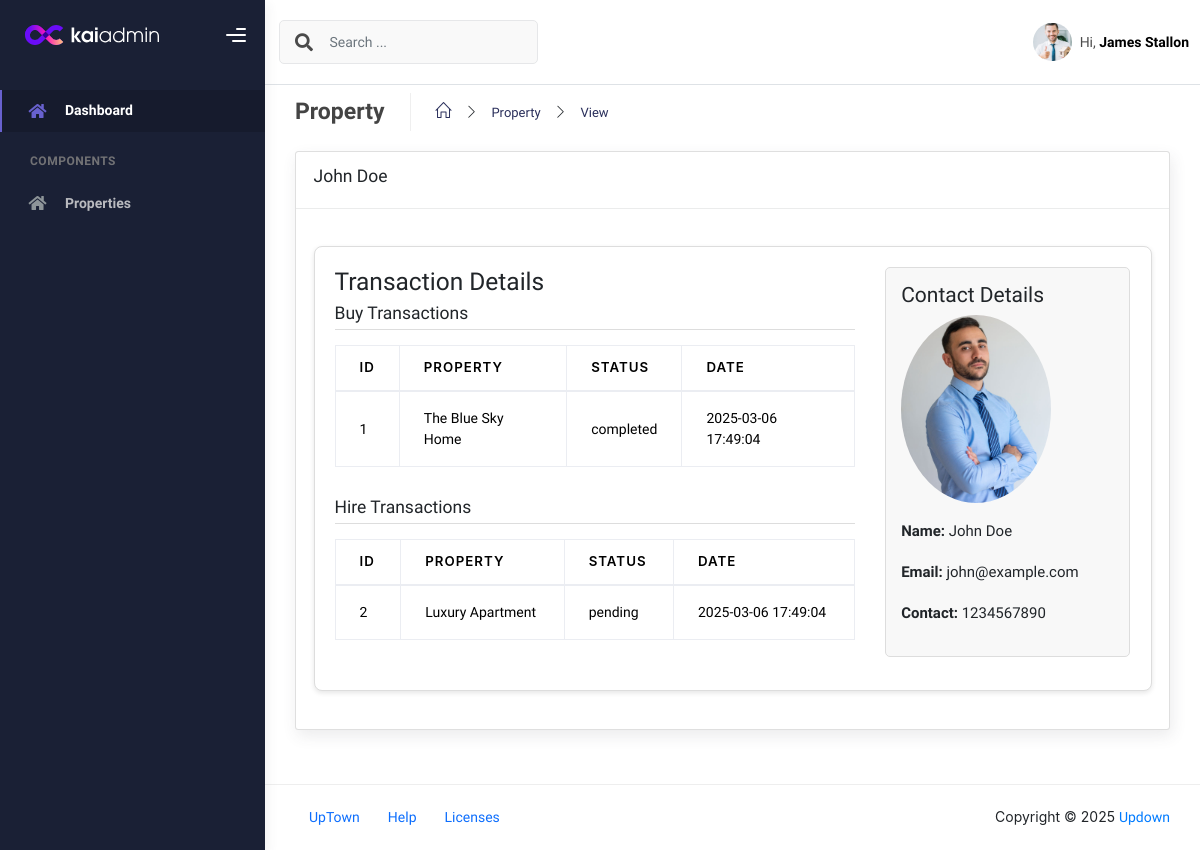
The page /dashboard/view-customer.php?id=2 (signed in) on the database its author committed.
### tables this page shows
CREATE TABLE users (
    id INT AUTO_INCREMENT PRIMARY KEY,
    username VARCHAR(100) NOT NULL,
    name VARCHAR(100) NOT NULL,
    email VARCHAR(100) UNIQUE NOT NULL,
    password_hash VARCHAR(255) NOT NULL,
    role ENUM('end-user', 'agent', 'admin') NOT NULL,
    profile_pic VARCHAR(255) NULL,
    contact VARCHAR(15) ,
    created_at TIMESTAMP DEFAULT CURRENT_TIMESTAMP
);

CREATE TABLE transactions (
    id INT AUTO_INCREMENT PRIMARY KEY,
    user_id INT NOT NULL,
    property_id INT NOT NULL,
    transaction_type ENUM('hire', 'buy', 'sell') NOT NULL,
    status ENUM('pending', 'completed', 'cancelled') DEFAULT 'pending',
    created_at TIMESTAMP DEFAULT CURRENT_TIMESTAMP,
    FOREIGN KEY (user_id) REFERENCES users(id) ON DELETE CASCADE,
    FOREIGN KEY (property_id) REFERENCES properties(id) ON DELETE CASCADE
);

CREATE TABLE properties (
    id INT AUTO_INCREMENT PRIMARY KEY,
    category_id INT,                       
    title VARCHAR(255) NOT NULL,           
    description TEXT,                      
    location VARCHAR(255) NOT NULL,         
    rent_price DECIMAL(10,2) NOT NULL,       
    old_price DECIMAL(10,2),                 
    bedrooms INT,                          
    bathrooms INT,                         
    area INT,                              
    image_url VARCHAR(255),                
    agent_id INT,                          
    status ENUM('available', 'sold', 'rented') DEFAULT 'available',
    created_at TIMESTAMP DEFAULT CURRENT_TIMESTAMP,
    FOREIGN KEY (category_id) REFERENCES property_categories(id) ON DELETE SET NULL,
    FOREIGN KEY (agent_id) REFERENCES users(id) ON DELETE SET NULL
);

### dashboard/view-customer.php (the view, shortened to what this page needs)
<?php
require_once "components/header.php";
$customerId = isset($_GET['id']) ? intval($_GET['id']) : 0;
$stmt = $conn->prepare("SELECT * FROM users WHERE id = :id AND role = 'end-user'");
$stmt->bindParam(':id', $customerId, PDO::PARAM_INT);
$stmt->execute();
$customer = $stmt->fetch(PDO::FETCH_ASSOC);
$stmtTx = $conn->prepare("
    SELECT t.*, p.title AS property_title
    FROM transactions t
    LEFT JOIN properties p ON t.property_id = p.id
    WHERE t.user_id = :customerId
    ORDER BY t.created_at DESC
");
$stmtTx->bindParam(':customerId', $customerId, PDO::PARAM_INT);
$stmtTx->execute();
$transactions = $stmtTx->fetchAll(PDO::FETCH_ASSOC);
$groupedTransactions = [];
foreach ($transactions as $tx) {
    $type = strtolower($tx['transaction_type']);
    $groupedTransactions[$type][] = $tx;
}
?>
<link rel="stylesheet" href="https://cdnjs.cloudflare.com/ajax/libs/font-awesome/5.15.4/css/all.min.css">
<link rel="stylesheet" href="https://stackpath.bootstrapcdn.com/bootstrap/4.5.2/css/bootstrap.min.css">
<div class="col-md-12">
    <div class="card">
        <div class="card-header">
            <h5 class="fw-mediumbold"><?php echo htmlspecialchars($customer['name']); ?></h5>
        </div>
        <div class="card-body">
            <div class="container customer-details">
                <div class="row">
                    <div class="col-md-8">
                        <h3>Transaction Details</h3>
                        <?php if (!empty($groupedTransactions)): ?>
                            <?php foreach ($groupedTransactions as $type => $txs): ?>
                                <div class="transaction-group">
                                    <h5><?php echo ucfirst($type); ?> Transactions</h5>
                                    <table class="table table-bordered">
                                        <thead>
                                            <tr>
                                                <th>ID</th>
                                                <th>Property</th>
                                                <th>Status</th>
                                                <th>Date</th>
                                            </tr>
                                        </thead>
                                        <tbody>
                                            <?php foreach ($txs as $tx): ?>
                                                <tr>
                                                    <td><?php echo htmlspecialchars($tx['id']); ?></td>
                                                    <td><?php echo htmlspecialchars($tx['property_title'] ?? 'N/A'); ?></td>
                                                    <td><?php echo htmlspecialchars($tx['status']); ?></td>
                                                    <td><?php echo htmlspecialchars($tx['created_at']); ?></td>
                                                </tr>
                                            <?php endforeach; ?>
                                        </tbody>
                                    </table>
                                </div>
                            <?php endforeach; ?>
                        <?php else: ?>
                            <p class="mt-4 d-flex justify-content-center">No transactions found for this customer.</p>
                        <?php endif; ?>
                    </div>
                    <div class="col-md-4">
                        <div class="contact-details">
                            <h4>Contact Details</h4>
                            <?php if (!empty($customer['profile_pic'])): ?>
                                <img src="<?php echo htmlspecialchars($customer['profile_pic'] ?? ""); ?>" alt="Profile Picture" class="profile-img img-fluid">
                            <?php else: ?>
                                <img src="assets/img/avatar.png" alt="Default Avatar" class="profile-img img-fluid">
                            <?php endif; ?>
                            <p><strong>Name:</strong> <?php echo htmlspecialchars($customer['name']); ?></p>
                            <p><strong>Email:</strong> <?php echo htmlspecialchars($customer['email']); ?></p>
                            <p><strong>Contact:</strong> <?php echo htmlspecialchars($customer['contact']); ?></p>
                        </div>
                    </div>
                </div>
            </div>
        </div>
    </div>
</div>
<?php require_once "components/footer.php"; ?>
</body>
</html>

### dashboard/view-customer.php (style rules this page uses)
.customer-details { margin: 20px auto; max-width: 1200px; background: #fff; padding: 20px; border: 1px solid #ddd; border-radius: 8px; box-shadow: 0 2px 5px rgba(0, 0, 0, 0.1); }
.contact-details { border: 1px solid #ddd; padding: 15px; border-radius: 5px; background: #f8f8f8; }
.transaction-group { margin-bottom: 30px; }
.transaction-group h5 { border-bottom: 1px solid #ddd; padding-bottom: 5px; margin-bottom: 15px; }
.table td, .table th { vertical-align: middle; }
.profile-img { max-width: 150px; border-radius: 50%; margin-bottom: 15px; }

### rows shown on the page
users: name "John Doe", profile_pic (picture), email "john@example.com", contact "1234567890"
transactions: id "1", property.title "The Blue Sky Home", status "completed", created_at "2025-03-06 17:49:04"
transactions: transaction_type "Hire", id "2", property.title "Luxury Apartment", status "pending", created_at "2025-03-06 17:49:04"

### other values the page prints
$_SESSION['name'] "James Stallon"
$title "Property"
$mainPage "Property"
$page "View"
$type "Buy"
